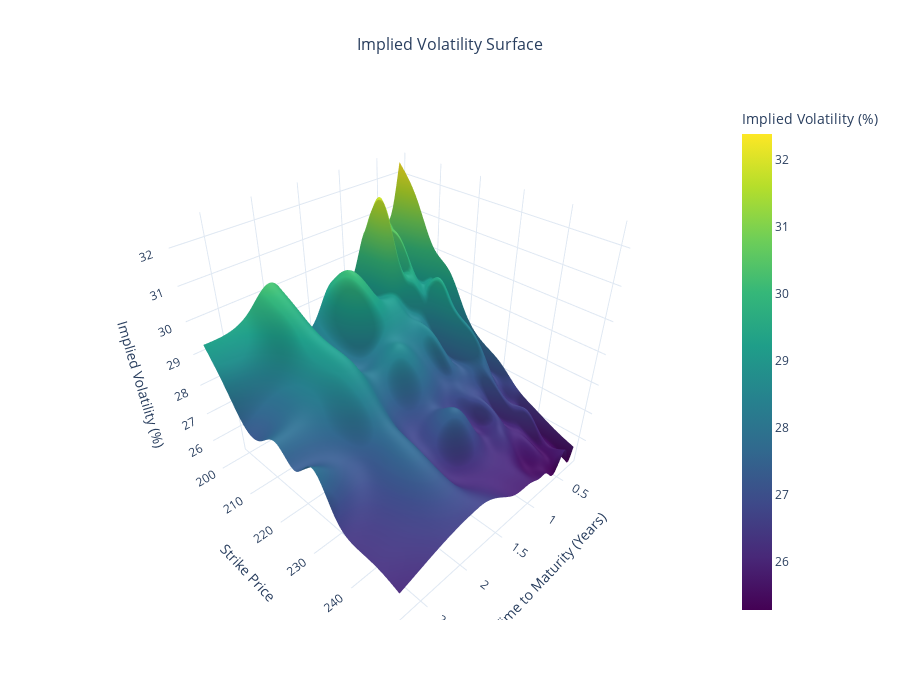

Notebook source saved alongside this figure:
### Code cell
bsv = Black_Variance_Surface(df_cop, vol_col="calculated_vol")
bsv.plot_vol_surface(200, 250)

### Figure 1 — Plotly figure (JSON) as saved in the notebook; plotly's stock layout.template omitted (floating-point values rounded to 4 significant figures; data arrays with more than 128 entries replaced by an {"elided": "..."} marker saying what was removed)
{"data": [{"colorbar": {"title": {"text": "Implied Volatility (%)"}}, "colorscale": [[0, "#440154"], [0.1111, "#482878"], [0.2222, "#3e4989"], [0.3333, "#31688e"], [0.4444, "#26828e"], [0.5556, "#1f9e89"], [0.6667, "#35b779"], [0.7778, "#6ece58"], [0.8889, "#b5de2b"], [1, "#fde725"]], "hovertemplate": "<b>Time to Maturity</b>: %{x:.2f} years<br><b>Strike</b>: %{y:.2f}<br><b>Implied Vol</b>: %{z:.2f}%<br><extra></extra>", "type": "surface", "x": {"elided": "100x100 float values"}, "y": {"elided": "100x100 float values"}, "z": {"elided": "100x100 float values"}}], "layout": {"height": 700, "hoverlabel": {"bgcolor": "white", "font": {"family": "Arial, sans-serif", "size": 12}}, "scene": {"xaxis": {"title": {"text": "Time to Maturity (Years)"}}, "yaxis": {"title": {"text": "Strike Price"}}, "zaxis": {"title": {"text": "Implied Volatility (%)"}}}, "title": {"font": {"size": 16}, "text": "Implied Volatility Surface", "x": 0.5}, "width": 900}}
